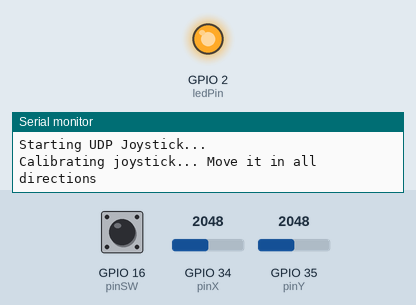
Simulated run of this sketch. Board: ESP32. Parts: output pins drawn as LEDs (lit = HIGH), the last lines printed to the serial monitor. Inputs (shaded band) come from the test bench; at power-on: GPIO 16 (pinSW) HIGH, GPIO 34 (pinX) = 2048, GPIO 35 (pinY) = 2048. WiFi joins after 1.5 s; servers stay silent unless stated.

Above: at 0.1 s.
At 5.1 s:
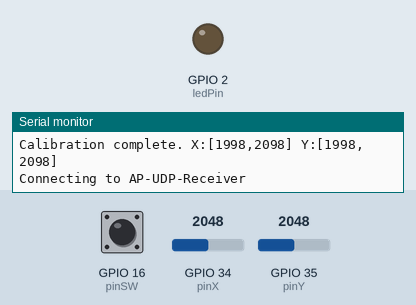
Timing chart, 0 to 6.6 s (numbered marks = the images above):
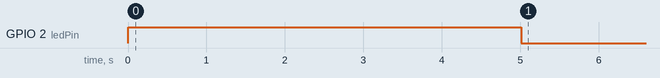

The sketch:

UDP-Joystick.ino
```cpp
#include <WiFi.h>
#include <WiFiUdp.h>
#include <Arduino.h>

// WiFi credentials
const char* ssid = "AP-UDP-Receiver";
const char* password = "12345678";

// UDP settings
WiFiUDP udp;
const int udpPort = 12345;
const char* targetIP = "192.168.4.255"; // Broadcast address

// Joystick pins
const int ledPin = 2; // LED pin (GPIO2)
const int pinX = 34;  // X-axis pin (GPIO34)
const int pinY = 35;  // Y-axis pin (GPIO35)
const int pinSW = 16; // Switch/button pin (GPIO16)

// Calibration values
int xMin = 0, xMax = 4095;
int yMin = 0, yMax = 4095;
const int calibrationSamples = 50;

// Joystick values
int xValue = 0;
int yValue = 0;
int buttonState = 0;

// Timing
unsigned long lastSendTime = 0;
const long sendInterval = 100; // 100ms interval (10Hz)

void setup() {
  Serial.begin(115200);
  pinMode(ledPin, OUTPUT);  // Configure la broche LED en sortie
  pinMode(pinSW, INPUT_PULLUP);

  // 1. Start
  Serial.println("Starting UDP Joystick...");

  // 2. Calibrate
  digitalWrite(ledPin, HIGH);
  calibrateJoystick();
  digitalWrite(ledPin, LOW);

  // 3. Connect to WiFi
  connectToWiFi();
}

void loop() {
  // 4. Check connection status
  if (WiFi.status() != WL_CONNECTED) {
    Serial.println("WiFi disconnected. Reconnecting...");
    connectToWiFi();
    return;
  }

  // 5. Measure joystick values
  measureJoystick();

  // 6. Send data at fixed interval
  if (millis() - lastSendTime >= sendInterval) {
    sendJoystickData();
    lastSendTime = millis();
  }

  // 7. Small delay to prevent reading too fast
  delay(1);
}

void calibrateJoystick() {
  Serial.println("Calibrating joystick... Move it in all directions");

  // Initial values
  xMin = 4095; xMax = 0;
  yMin = 4095; yMax = 0;

  // Take multiple samples to find min/max values
  for (int i = 0; i < calibrationSamples; i++) {
    int x = analogRead(pinX);
    int y = analogRead(pinY);

    // Update min/max values
    xMin = min(xMin, x);
    xMax = max(xMax, x);
    yMin = min(yMin, y);
    yMax = max(yMax, y);

    delay(100);
  }

  // Add some margin to min/max values
  int margin = 50;
  xMin = max(0, xMin - margin);
  xMax = min(4095, xMax + margin);
  yMin = max(0, yMin - margin);
  yMax = min(4095, yMax + margin);

  Serial.print("Calibration complete. X:[");
  Serial.print(xMin);
  Serial.print(",");
  Serial.print(xMax);
  Serial.print("] Y:[");
  Serial.print(yMin);
  Serial.print(",");
  Serial.print(yMax);
  Serial.println("]");
}

void connectToWiFi() {
  Serial.print("Connecting to ");
  Serial.println(ssid);

  WiFi.begin(ssid, password);

  int attempts = 0;
  while (WiFi.status() != WL_CONNECTED && attempts < 20) {
    delay(500);
    Serial.print(".");
    attempts++;
  }

  if (WiFi.status() == WL_CONNECTED) {
    Serial.println("");
    Serial.println("WiFi connected");
    Serial.print("IP address: ");
    Serial.println(WiFi.localIP());

    // Start UDP
    udp.begin(udpPort);
    Serial.println("UDP started");
  } else {
    Serial.println("\nFailed to connect to WiFi");
  }
}

void measureJoystick() {
  // Read raw values
  int rawX = analogRead(pinX);
  int rawY = analogRead(pinY);

  // Apply calibration
  xValue = constrain(map(rawX, xMin, xMax, 0, 4095), 0, 4095);
  yValue = constrain(map(rawY, yMin, yMax, 0, 4095), 0, 4095);


  // define a dead zone
  int deadZoneMargin=300;
  if ((xValue >= xMax/2 - deadZoneMargin) && (xValue <= xMax/2 + deadZoneMargin)) {
    xValue = xMax/2;
  }

  if ((yValue >= yMax/2 - deadZoneMargin) && (yValue <= yMax/2 + deadZoneMargin)) {
    yValue = yMax/2;
  }


  // Read button (inverted because of pullup)
  buttonState = !digitalRead(pinSW);
}

void sendJoystickData() {
  // Create a string with joystick data
  String data = String(xValue) + " " + String(yValue) + " " + String(buttonState);

  // Send UDP packet
  udp.beginPacket(targetIP, udpPort);
  udp.print(data);
  udp.endPacket();

  // For debugging
  Serial.print("Sent: ");
  Serial.println(data);
}
```
